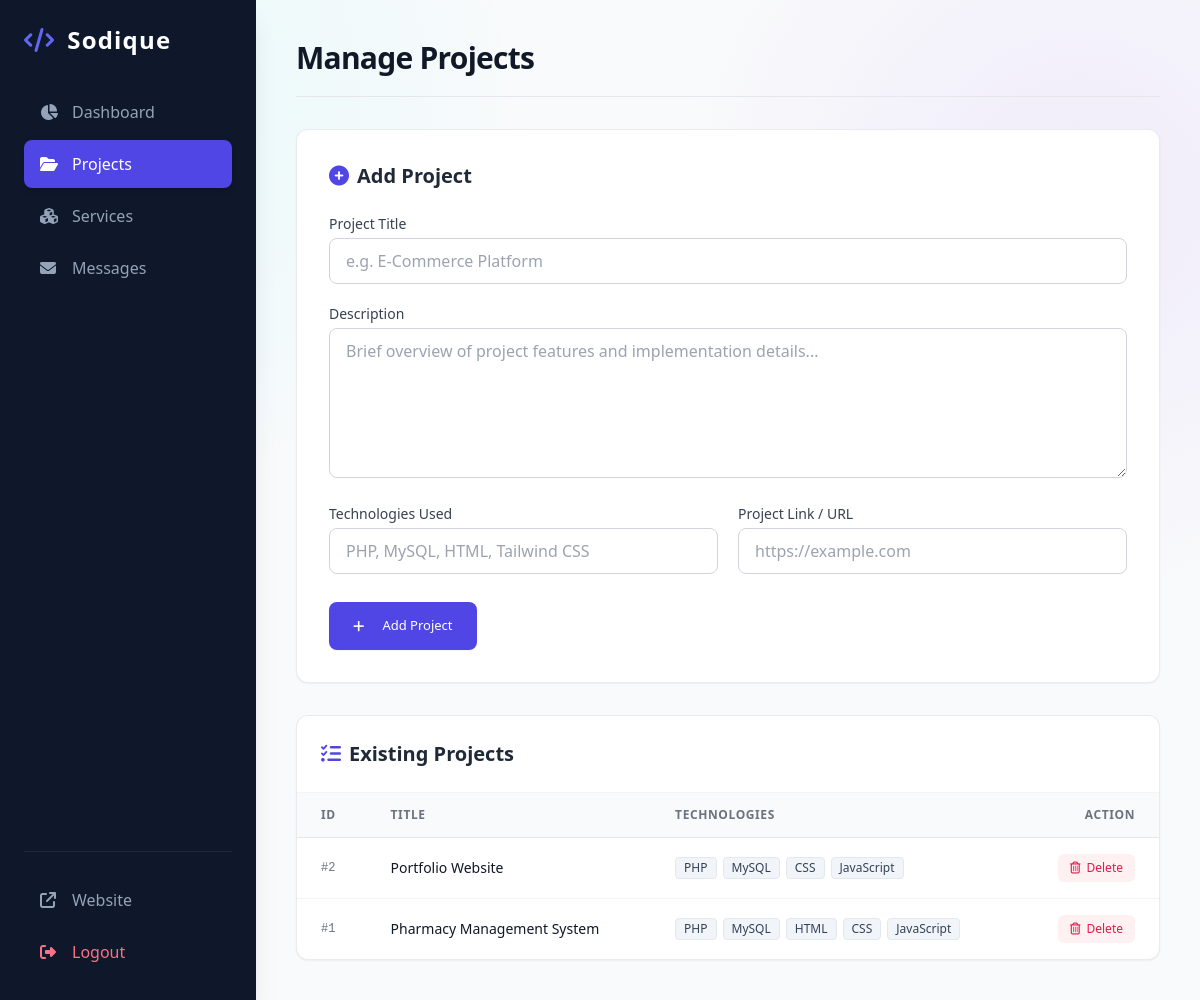
The app's page /admin/projects.php (signed in) with its own data.
### tables this page shows
CREATE TABLE projects (
    id INT AUTO_INCREMENT PRIMARY KEY,
    title VARCHAR(200) NOT NULL,
    description TEXT NOT NULL,
    image VARCHAR(255),
    technologies VARCHAR(255),
    project_url VARCHAR(255),
    created_at TIMESTAMP DEFAULT CURRENT_TIMESTAMP
);

### admin/projects.php (the view, shortened to what this page needs)
<?php
include "../config/database.php";
$result = $conn->query(
    "SELECT * FROM projects ORDER BY id DESC"
);
?>
<!DOCTYPE html>
<html lang="en">
<head>
    <script src="https://cdn.tailwindcss.com"></script>
    <link rel="stylesheet" href="https://cdnjs.cloudflare.com/ajax/libs/font-awesome/6.4.0/css/all.min.css">
    <link rel="stylesheet"
          href="../css/style.css">
</head>
<body class="admin-page bg-gray-50 text-gray-800 font-sans antialiased">
<div class="admin-layout min-h-screen flex flex-col md:flex-row">
    <aside class="sidebar w-full md:w-64 bg-slate-900 text-slate-300 flex-shrink-0 p-6 flex flex-col justify-between shadow-xl">
        <div>
            <div class="admin-logo text-2xl font-bold text-white tracking-wider mb-8 flex items-center space-x-3">
                <i class="fa-solid fa-code text-indigo-500"></i>
                <span>Sodique</span>
            </div>
            <nav class="space-y-1">
                <a href="index.php" class="flex items-center space-x-3 px-4 py-3 rounded-lg text-slate-400 hover:bg-slate-800 hover:text-white transition-colors duration-200">
                    <i class="fa-solid fa-chart-pie w-5"></i>
                    <span class="font-medium">Dashboard</span>
                </a>
                <a href="projects.php" class="flex items-center space-x-3 px-4 py-3 rounded-lg bg-indigo-600 text-white shadow-md transition-colors duration-200">
                    <i class="fa-solid fa-folder-open w-5"></i>
                    <span class="font-medium">Projects</span>
                </a>
                <a href="services.php" class="flex items-center space-x-3 px-4 py-3 rounded-lg text-slate-400 hover:bg-slate-800 hover:text-white transition-colors duration-200">
                    <i class="fa-solid fa-cubes w-5"></i>
                    <span class="font-medium">Services</span>
                </a>
                <a href="messages.php" class="flex items-center space-x-3 px-4 py-3 rounded-lg text-slate-400 hover:bg-slate-800 hover:text-white transition-colors duration-200">
                    <i class="fa-solid fa-envelope w-5"></i>
                    <span class="font-medium">Messages</span>
                </a>
            </nav>
        </div>
        <div class="pt-6 border-t border-slate-800 space-y-1">
            <a href="../index.php" target="_blank" class="flex items-center space-x-3 px-4 py-3 rounded-lg text-slate-400 hover:bg-slate-800 hover:text-white transition-colors duration-200">
                <i class="fa-solid fa-arrow-up-right-from-square w-5"></i>
                <span class="font-medium">Website</span>
            </a>
            <a href="../logout.php" class="flex items-center space-x-3 px-4 py-3 rounded-lg text-rose-400 hover:bg-rose-500/10 hover:text-rose-300 transition-colors duration-200">
                <i class="fa-solid fa-right-from-bracket w-5"></i>
                <span class="font-medium">Logout</span>
            </a>
        </div>
    </aside>
    <main class="admin-content flex-1 p-6 md:p-10 space-y-8 max-w-7xl mx-auto w-full">
        <header class="flex items-center justify-between border-b border-gray-200 pb-5">
            <h1 class="text-3xl font-bold text-gray-900 tracking-tight">Manage Projects</h1>
        </header>
        <div class="admin-form bg-white rounded-xl shadow-sm border border-gray-200/80 p-6 md:p-8">
            <h2 class="text-xl font-semibold text-gray-800 mb-6 flex items-center space-x-2">
                <i class="fa-solid fa-plus-circle text-indigo-600"></i>
                <span>Add Project</span>
            </h2>
            <form method="POST" class="space-y-5">
                <div>
                    <label class="block text-sm font-medium text-gray-700 mb-1">Project Title</label>
                    <input
                        type="text"
                        name="title"
                        placeholder="e.g. E-Commerce Platform"
                        required
                        class="w-full px-4 py-2.5 rounded-lg border border-gray-300 focus:ring-2 focus:ring-indigo-500 focus:border-indigo-500 outline-none transition-all placeholder:text-gray-400"
                    >
                </div>
                <div>
                    <label class="block text-sm font-medium text-gray-700 mb-1">Description</label>
                    <textarea
                        name="description"
                        placeholder="Brief overview of project features and implementation details..."
                        required
                        rows="4"
                        class="w-full px-4 py-2.5 rounded-lg border border-gray-300 focus:ring-2 focus:ring-indigo-500 focus:border-indigo-500 outline-none transition-all placeholder:text-gray-400"
                    ></textarea>
                </div>
                <div class="grid grid-cols-1 md:grid-cols-2 gap-5">
                    <div>
                        <label class="block text-sm font-medium text-gray-700 mb-1">Technologies Used</label>
                        <input
                            type="text"
                            name="technologies"
                            placeholder="PHP, MySQL, HTML, Tailwind CSS"
                            class="w-full px-4 py-2.5 rounded-lg border border-gray-300 focus:ring-2 focus:ring-indigo-500 focus:border-indigo-500 outline-none transition-all placeholder:text-gray-400"
                        >
                    </div>
                    <div>
                        <label class="block text-sm font-medium text-gray-700 mb-1">Project Link / URL</label>
                        <input
                            type="text"
                            name="project_url"
                            placeholder="https://example.com"
                            class="w-full px-4 py-2.5 rounded-lg border border-gray-300 focus:ring-2 focus:ring-indigo-500 focus:border-indigo-500 outline-none transition-all placeholder:text-gray-400"
                        >
                    </div>
                </div>
                <div class="pt-2">
                    <button class="btn bg-indigo-600 hover:bg-indigo-700 text-white font-medium px-6 py-2.5 rounded-lg shadow-sm hover:shadow transition-all duration-200 flex items-center space-x-2">
                        <i class="fa-solid fa-plus"></i>
                        <span>Add Project</span>
                    </button>
                </div>
            </form>
        </div>
        <div class="admin-table bg-white rounded-xl shadow-sm border border-gray-200/80 overflow-hidden">
            <div class="p-6 border-b border-gray-100">
                <h2 class="text-xl font-semibold text-gray-800 flex items-center space-x-2">
                    <i class="fa-solid fa-list-check text-indigo-600"></i>
                    <span>Existing Projects</span>
                </h2>
            </div>
            <div class="overflow-x-auto">
                <table class="w-full text-left border-collapse">
                    <thead>
                        <tr class="bg-gray-50 border-b border-gray-200 text-xs font-semibold uppercase tracking-wider text-gray-500">
                            <th class="py-3.5 px-6">ID</th>
                            <th class="py-3.5 px-6">Title</th>
                            <th class="py-3.5 px-6">Technologies</th>
                            <th class="py-3.5 px-6 text-right">Action</th>
                        </tr>
                    </thead>
                    <tbody class="divide-y divide-gray-100 text-sm">
                        <?php while ($project = $result->fetch_assoc()): ?>
                            <tr class="hover:bg-slate-50/80 transition-colors">
                                <td class="py-4 px-6 text-gray-500 font-mono text-xs">
                                    #<?= $project['id'] ?>
                                </td>
                                <td class="py-4 px-6 font-medium text-gray-900">
                                    <?= htmlspecialchars($project['title']) ?>
                                </td>
                                <td class="py-4 px-6">
                                    <?php if (!empty($project['technologies'])): ?>
                                        <div class="flex flex-wrap gap-1.5">
                                            <?php foreach (explode(',', $project['technologies']) as $tech): ?>
                                                <span class="inline-block bg-slate-100 text-slate-700 border border-slate-200 rounded px-2 py-0.5 text-xs font-medium">
                                                    <?= htmlspecialchars(trim($tech)) ?>
                                                </span>
                                            <?php endforeach; ?>
                                        </div>
                                    <?php endif; ?>
                                </td>
                                <td class="py-4 px-6 text-right">
                                    <a
                                        href="?delete=<?= $project['id'] ?>"
                                        class="delete-btn inline-flex items-center space-x-1.5 text-rose-600 hover:text-rose-800 bg-rose-50 hover:bg-rose-100 px-3 py-1.5 rounded-md transition-colors text-xs font-medium"
                                        onclick="return confirm('Delete this project?')"
                                    >
                                        <i class="fa-regular fa-trash-can"></i>
                                        <span>Delete</span>
                                    </a>
                                </td>
                            </tr>
                        <?php endwhile; ?>
                    </tbody>
                </table>
            </div>
        </div>
    </main>
</div>
</body>
</html>

### css/style.css (style rules this page uses)
:root { color-scheme: dark; --primary: #00f5ff; --primary-dark: #00b8c4; --primary-glow: rgba(0, 245, 255, 0.18); --secondary: #7c3aed; --accent: #00ff88; --pink: #ec4899; --bg: #030611; --bg-soft: #070b18; --bg-card: rgba(12, 18, 35, 0.72); --surface: #0b1224; --surface-light: #111a31; --text: #f8fafc; --text-soft: #cbd5e1; --muted: #94a3b8; --muted-dark: #64748b; --border: rgba(255, 255, 255, 0.08); --border-primary: rgba(0, 245, 255, 0.18); --shadow: 0 20px 60px rgba(0, 0, 0, 0.35); --glow: 0 0 35px var(--primary-glow); --radius-sm: 8px; --radius: 14px; --radius-lg: 22px; --container-max: 1200px; --header-height: 82px; --transition-fast: 0.2s ease; --transition: 0.3s cubic-bezier(0.16, 1, 0.3, 1); }
*, *::before, *::after { margin: 0; padding: 0; box-sizing: border-box; }
html { scroll-behavior: smooth; }
body { min-height: 100vh; background-color: var(--bg); background-image: radial-gradient(circle at 10% 10%, rgba(0, 245, 255, 0.07), transparent 30%), radial-gradient(circle at 90% 20%, rgba(124, 58, 237, 0.08), transparent 30%); color: var(--text); font-family: "Inter", system-ui, -apple-system, sans-serif; line-height: 1.6; overflow-x: hidden; }
a { color: inherit; text-decoration: none; }
button, input, textarea, select { font: inherit; color: inherit; }
.btn { display: inline-flex; align-items: center; justify-content: center; gap: 10px; min-height: 48px; padding: 0 22px; border-radius: var(--radius-sm); font-size: 13px; font-weight: 700; transition: var(--transition-fast); cursor: pointer; }
form { width: 100%; }
label { display: block; margin-bottom: 7px; color: var(--text-soft); font-size: 12px; font-weight: 600; }
input, textarea, select { width: 100%; padding: 13px 15px; color: #fff; background: rgba(255, 255, 255, 0.035); border: 1px solid rgba(255, 255, 255, 0.09); border-radius: 9px; outline: none; transition: var(--transition-fast); }
input::placeholder, textarea::placeholder { color: #475569; }
textarea { min-height: 150px; resize: vertical; }

### records on screen
projects: id "2", title "Portfolio Website", technologies "PHP", technologies "MySQL", technologies "CSS", technologies "JavaScript"
projects: id "1", title "Pharmacy Management System", technologies "PHP", technologies "MySQL", technologies "HTML", technologies "CSS", technologies "JavaScript"
